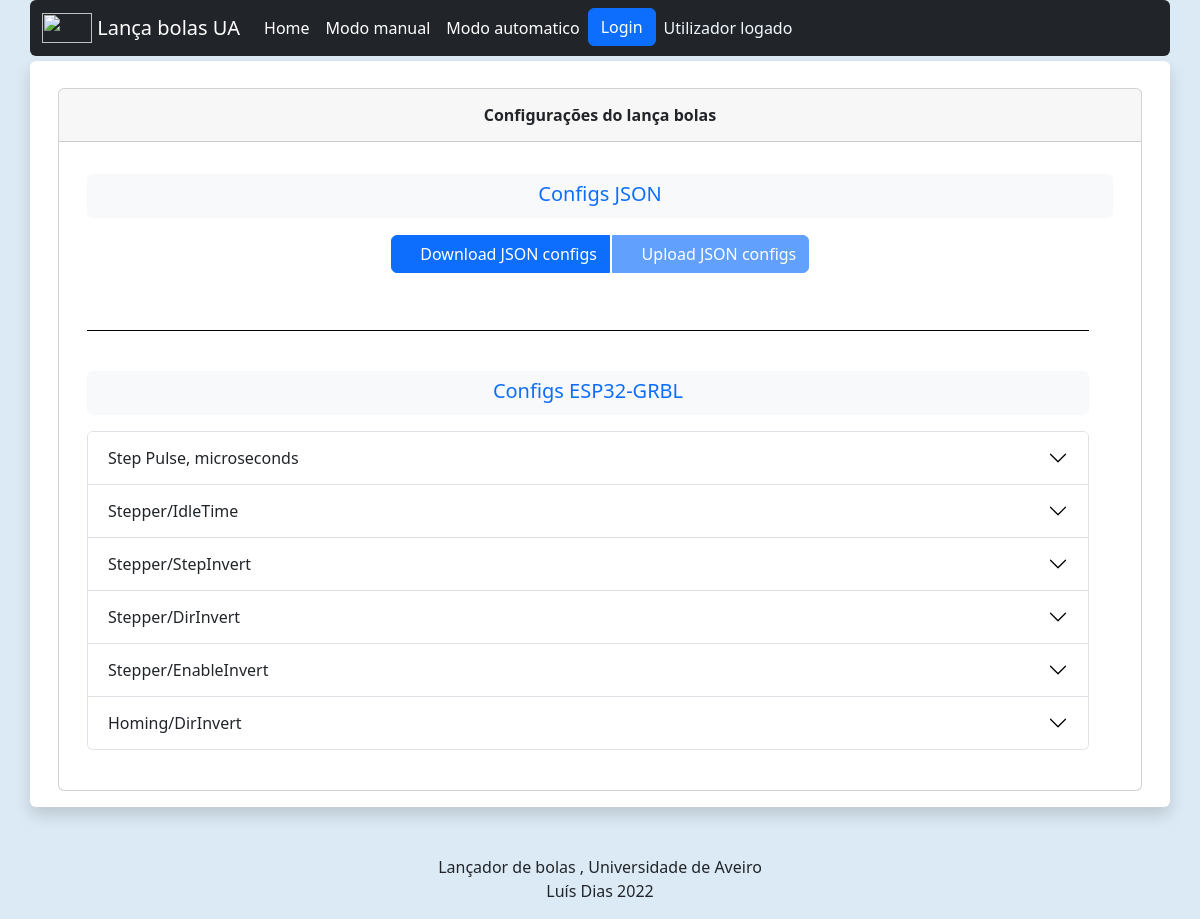
Page /settings (signed in) on the earlier database version.
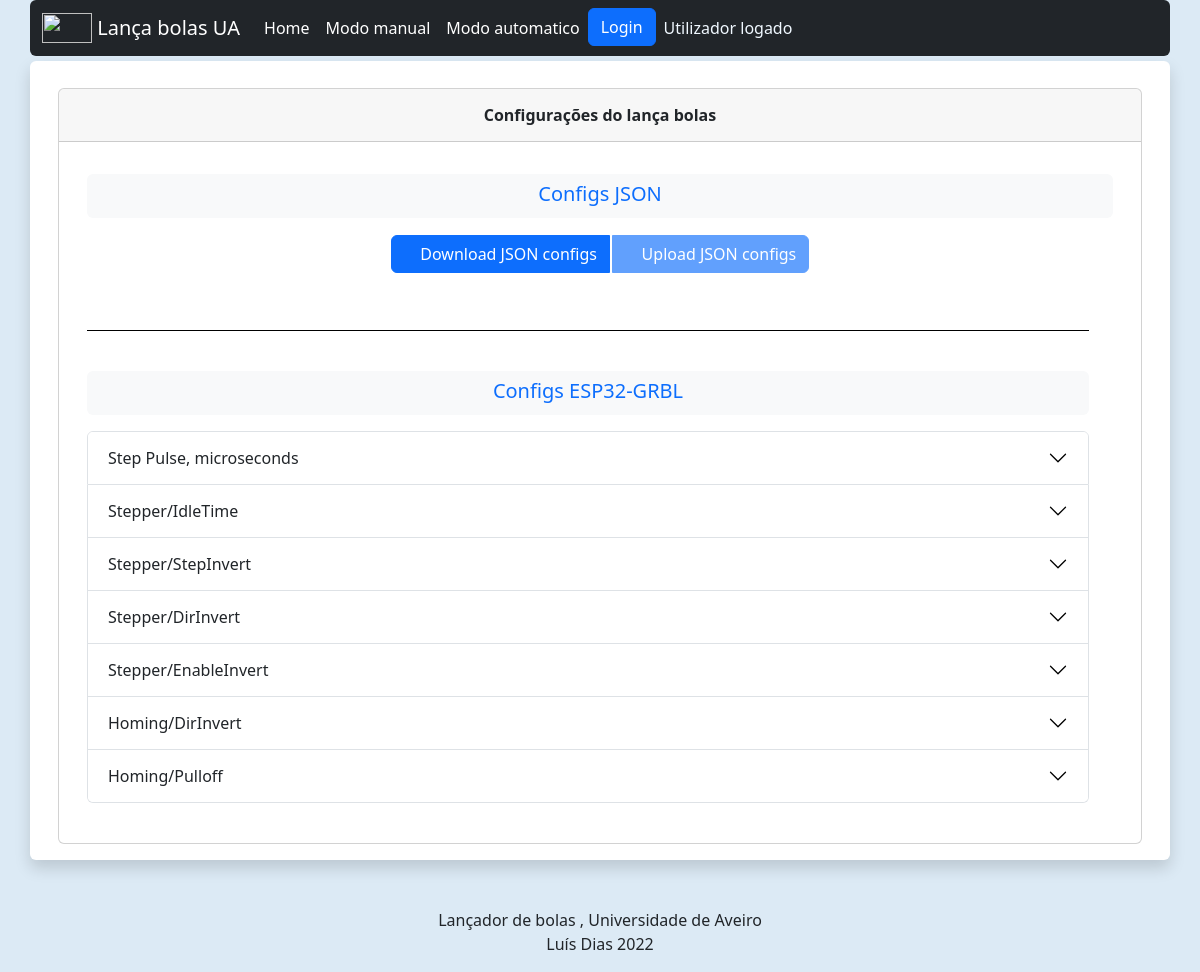
Same page on the later database version.
### appBolas/models.py (models this page shows, shortened)
class SettingsGRBL(models.Model):
    titulo=models.CharField('titulo', max_length=100)
    textoInformação = models.CharField('textoInformação', max_length=2000)          # Cria a coluna para inserir a informação referente à configuração
    valorDefault= models.IntegerField('Default')                                    # Default de cada Configuração
    valorMin= models.IntegerField('Min')                                            # Valor minimo de cada Configuração
    valorMax= models.IntegerField('Max')                                            # Valor minimo de cada Configuração
    comandoGRBL= models.CharField('comandoGRBL', max_length=100)                    # Qual o comando para receber esta configuração

### appBolas/views.py (the view)
# urls.py: path('settings', settingsReturn, name='settings'),                           # settings -> retorna a funcao settings
@login_required
def settingsReturn(request):
    if str(request.user) == 'AnonymousUser':                                # Se o usuario não estiver logado
            msgQuemEstaLogado='Utilizador não logado'                            # Constroi uma mensagem que indica se está logado ou não
    else:
        msgQuemEstaLogado= 'Utilizador logado'
    context ={
            'logado': msgQuemEstaLogado,
            'SettingsGRBL': SettingsGRBL.objects.all(),         # passa uma query com todos os objetos contidos nesta tabela
        }
    return render(request, 'settings.html', context)

### appBolas/templates/settings.html (shortened to what the changed rows need)
{% load static %}
<!DOCTYPE html>
<html lang="pt">
<head>
    <link rel="stylesheet" type="text/css" href="{% static 'css/bootstrap.css' %}">
    <link rel="stylesheet" type="text/css" href="{% static 'css/style.css' %}">
    <link rel="stylesheet" href="{% static 'images/icons/bootstrap-icons.css' %} ">
</head>
<body>
    <div class="container-lg align-self-sm-auto " >
        <div class="row shadow p-3 mb-5 bg-body rounded text-alg">
            <div class="col-lg-12 align-items-center" style="margin-top: 1%;">
                <div class="card">
                        <div class="row">
                            <div class="col-12 text-center mt-3">
                                <div class="accordion" id="accordionExample">
                                    {% for comando in SettingsGRBL %}
                                    <div class="accordion-item"><h2 class="accordion-header"
                                        id="panelsStayOpen-heading{{ comando.id }}">
                                        <button
                                            id="botaoSlider{{ comando.id }}" class="accordion-button collapsed" type="button" data-bs-toggle="collapse"
                                            data-bs-target="#panelsStayOpen-collapse{{ comando.id }}" aria-expanded="false"
                                            aria-controls="panelsStayOpen-collapse{{ comando.id }}">
                                            {{ comando.titulo }}
                                        </button>
                                        </h2>
                                    </div>
                                    {% endfor %}
                        </div>
                    </div>
                </div>
            </div>
                    </div>
                </div>
            </div>
</body>
</html>

Differences in the rows shown:
added SettingsGRBL: titulo "Homing/Pulloff"
